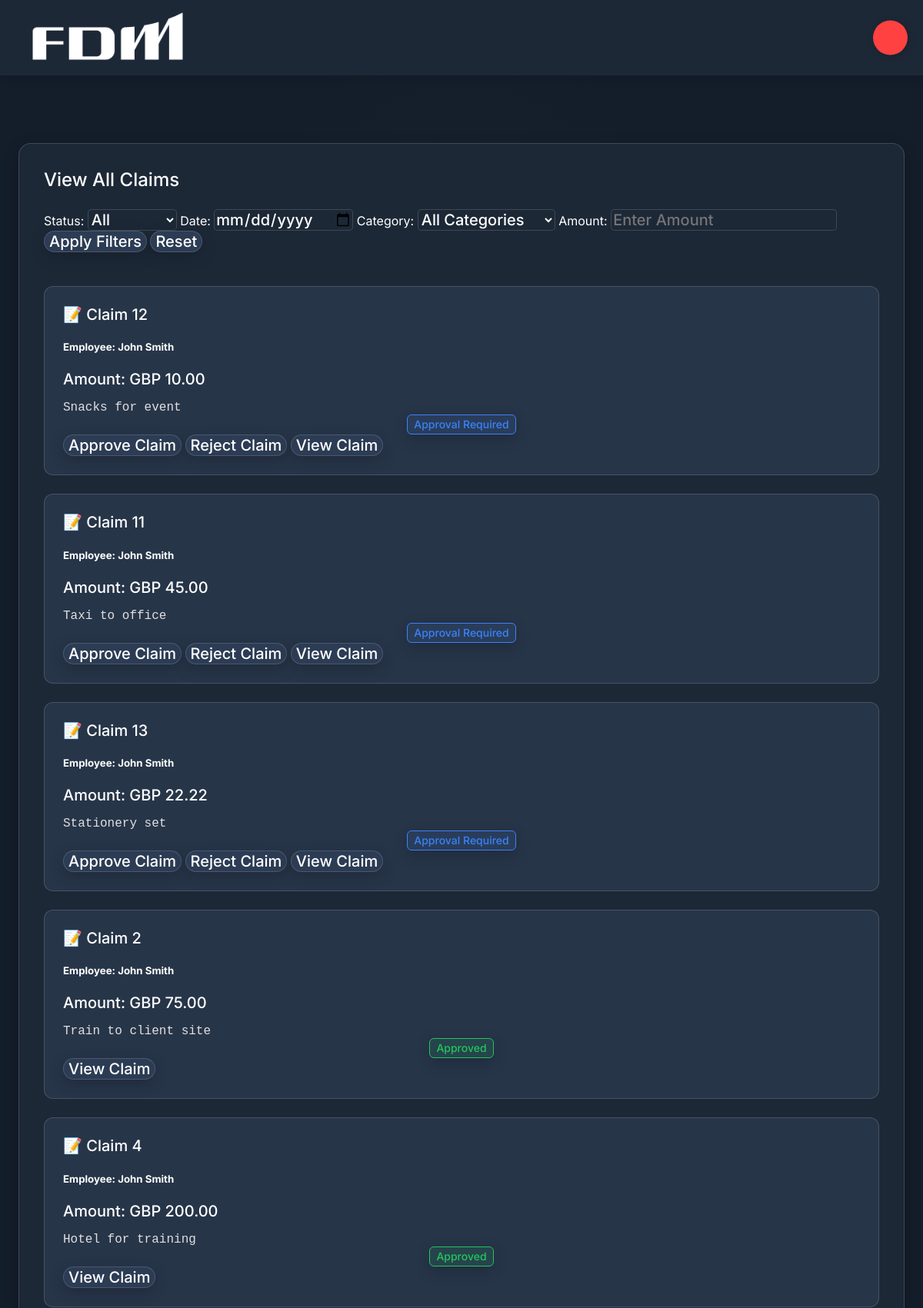
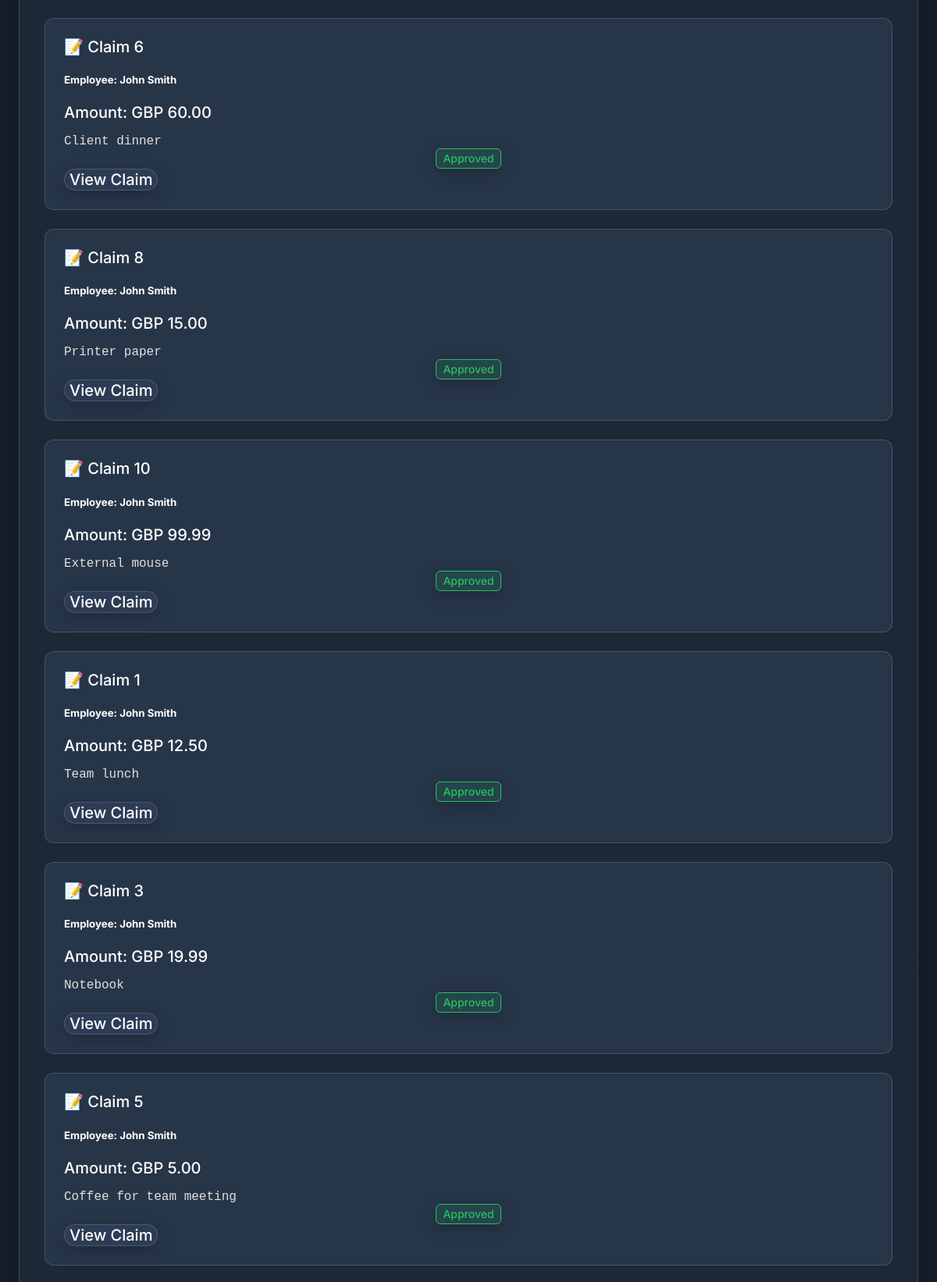
The page /php/manager_dashboard.php (signed in, upper part) on the database its author committed (2 pictures, top to bottom).
### tables this page shows
CREATE TABLE `expense_claims` (
  `claimId` int(11) NOT NULL,
  `employeeId` int(11) NOT NULL,
  `amount` decimal(10,2) NOT NULL,
  `description` varchar(255) NOT NULL,
  `category` varchar(50) NOT NULL,
  `status` enum('Pending','Approved','Rejected','Reimbursed') DEFAULT 'Pending',
  `date` timestamp NOT NULL DEFAULT current_timestamp(),
  `evidenceFile` varchar(255) NOT NULL,
  `receipt` varchar(255) NOT NULL,
  `currency` varchar(5) DEFAULT NULL
);

CREATE TABLE `employees` (
  `employeeId` int(11) NOT NULL,
  `firstName` varchar(50) NOT NULL,
  `lastName` varchar(50) NOT NULL,
  `email` varchar(100) NOT NULL,
  `role` enum('Employee','Manager','Admin','Finance') NOT NULL DEFAULT 'Employee',
  `username` varchar(50) NOT NULL,
  `passwordHash` varchar(255) NOT NULL,
  `manager` int(11) DEFAULT NULL,
  `loggedIn` date DEFAULT current_timestamp(),
  `created_at` timestamp NOT NULL DEFAULT current_timestamp()
);

### php/manager_dashboard.php (the view, shortened to what this page needs)
<?php
$conn = DatabaseManager::getInstance()->getConnection();
$sql = "SELECT expense_claims.*, employees.firstName, employees.lastName
        FROM expense_claims
        INNER JOIN employees ON expense_claims.employeeId = employees.employeeId
        WHERE employees.manager = :managerId
        AND expense_claims.status IN ('Pending', 'Approved', 'Rejected')";
$params = [':managerId' => $_SESSION['employeeId']];
$sql .= " ORDER BY expense_claims.status ASC";
$stmt = $conn->prepare($sql);
$stmt->execute($params);
$claims = $stmt->fetchAll(PDO::FETCH_ASSOC);
?>
<!DOCTYPE html>
    <link rel="stylesheet" href="../css/style.css">
</head>
<body>
<div class="container">
    <nav class="navbar">
        <a href="#"><img class="logo" src="../images/FDM_Group_Logo_White.png" width="200" alt="FDM Logo"></a>
        <div class="nav-links">
            <form method="POST" action="../php/logout.php" style="display: inline;">
                <button class="Btn" type="submit">
                    <div class="sign">
                        <svg viewBox="0 0 512 512"><path d="..."></path></svg>
                    </div>
                </button>
            </form>
        </div>
    </nav>
    <br>
    <section class="weather-map">
        <h3>View All Claims</h3>
        <form method="GET">
            <label for="status">Status:</label>
            <select id="filter-select" name="status" id="status">
                <option value="">All</option>
            </select>
            <label for="date">Date:</label>
            <input id="filter-date" type="date" name="date" value="<?= htmlspecialchars($_GET['date'] ?? '') ?>">
            <label for="category">Category:</label>
            <select id="filter-select" name="category">
                    <option value="">All Categories</option>
                </select>
            <label for="amount">Amount:</label>
            <input id="filter-text" type="number" step="0.01" name="amount" value="<?= $_GET['amount'] ?? '' ?>" placeholder="Enter Amount">
            <button type="submit">Apply Filters</button>
            <a href="manager_dashboard.php"><button type="button">Reset</button></a>
        </form>
        <br>
        <?php if ($claims): ?>
            <?php foreach ($claims as $claim): ?>
                <div class="report">
                    <h4>📝 Claim <?= $claim['claimId'] ?></h4>
                    <h5>Employee: <?= $claim['firstName'] . ' ' . $claim['lastName'] ?></h5>
                    <h4>Amount: <?= $claim['currency'] . ' ' . $claim['amount'] ?></h4>
                    <p><?= $claim['description'] ?></p>
                    <?php if ($claim['status'] == 'Pending') { ?>
                            <div class='badges'>
                                <button class='blue'>Approval Required</button>
                            </div>
                            <form method='POST' action='../php/process_claim.php' style='display: inline;'>
                                <button type='submit' class='confirm-button' data-action='approve'>Approve Claim</button>
                            </form>
                            <form method='POST' action='../php/process_claim.php' style='display: inline;'>
                                <button type='submit' class='confirm-button' data-action='reject'>Reject Claim</button>
                            </form>
                            <button onclick="window.location.href='view_claim.php?id=<?php echo $claim['claimId']; ?>'">View Claim</button>
                        <?php } else if ($claim['status'] == 'Rejected') { ?>
                            <div class='badges'>
                                <button class='red'>Rejected</button>
                            </div>
                            <button onclick="window.location.href='view_claim.php?id=<?php echo $claim['claimId']; ?>'">View Claim</button>
                        <?php } else if ($claim['status'] == 'Approved') { ?>
                            <div class='badges'>
                                <button class='green'>Approved</button>
                            </div>
                            <button onclick="window.location.href='view_claim.php?id=<?php echo $claim['claimId']; ?>'">View Claim</button>
                        <?php } ?>
                        </div>
                            <?php endforeach; ?>
                        <?php else: ?>
                            <p>No claims found.</p>
                        <?php endif; ?>
    </section>
</div>
</body>
</html>

### css/style.css (style rules this page uses)
body { background-color: #121826; color: #ffffff; font-family: 'Inter', sans-serif; margin: 0; padding: 0; background: radial-gradient(50% 50% at 50% 50%, #253244 0%, #141D2A 100%); min-height: 100vh; }
.container { display: grid; grid-template-columns: repeat(12, 1fr); gap: 24px; padding: 24px; margin-top: 98px; max-width: 1440px; margin-left: auto; margin-right: auto; }
.navbar { width: 100%; height: 98px; background: #1D2837; display: flex; align-items: center; padding: 0 40px; position: fixed; top: 0; left: 0; right: 0; z-index: 10; box-shadow: 0px 4px 12px rgba(0, 0, 0, 0.1); }
.navbar .logo { color: #FFF; font-size: 24px; font-weight: 700; }
button { color: #FFF; font-family: Inter; font-size: 20px; font-weight: 500; cursor: pointer; border-radius: 16px; border: 1px solid rgba(255, 255, 255, 0.15); background: #2C3C54; box-shadow: 0px 6px 20px rgba(0, 0, 0, 0.2); }
.badges { display: flex; flex-direction: column; gap: 1rem; align-items: center; flex-wrap: wrap; justify-content: center; }
.badges > button { font-size: 0.875rem; line-height: 1.25rem; padding: 2px .5rem; cursor: pointer; border: none; border-radius: 0.375rem; outline: none; }
.badges .green { background-color: rgba(34, 197, 94, 0.10); color: rgb(34 197 94); border: 1px rgb(34 197 94) solid; }
.badges .blue { background-color: rgba(59, 130, 246, 0.10); color: rgb(59 130 246); border: 1px rgb(59 130 246) solid; }
.weather-map, .active-alerts { grid-column: span 12; border-radius: 16px; border: 1px solid rgba(255, 255, 255, 0.15); background: #1D2837; padding: 32px; box-shadow: 0px 6px 20px rgba(0, 0, 0, 0.2); }
.weather-map h3, .active-alerts h3 { margin: 0 0 24px 0; font-size: 24px; font-weight: 500; }
.report { border-radius: 12px; border: 1px solid rgba(255, 255, 255, 0.15); background: #273549; padding: 24px; margin-top: 24px; }
.report h4 { margin: 0 0 16px 0; font-size: 20px; font-weight: 500; }
.report p { font-family: monospace; font-size: 16px; margin: 0; color: #e0e0e0; }
.Btn { display: flex; align-items: center; justify-content: center; width: 45px; height: 45px; border: none; border-radius: 50%; cursor: pointer; position: relative; overflow: hidden; transition: width 0.3s, border-radius 0.3s, justify-content 0.3s; box-shadow: 2px 2px 10px rgba(0, 0, 0, 0.199); background-color: rgb(255, 65, 65); padding: 0 8px; position: fixed; right: 20px; transform: translateY(-50%); }
.sign { display: flex; align-items: center; justify-content: center; transition: transform 0.3s; }
.sign svg { width: 17px; }
#filter-text { background-color: #1D2837; border: 1px solid rgba(255, 255, 255, 0.15); border-radius: 5px; color: #FFF; font-family: Inter; font-size: 20px; font-weight: 500; }
#filter-select { background-color: #1D2837; border: 1px solid rgba(255, 255, 255, 0.15); border-radius: 5px; color: #FFF; font-family: Inter; font-size: 20px; font-weight: 500; }
#filter-date { background-color: #1D2837; border: 1px solid rgba(255, 255, 255, 0.15); border-radius: 5px; color: #FFF; font-family: Inter; font-size: 20px; font-weight: 500; }

### rows shown on the page
expense_claims: claimId "12", employeeId.firstName "John", employeeId.lastName "Smith", currency "GBP", amount "10.00", description "Snacks for event"
expense_claims: claimId "11", employeeId.firstName "John", employeeId.lastName "Smith", currency "GBP", amount "45.00", description "Taxi to office"
expense_claims: claimId "13", employeeId.firstName "John", employeeId.lastName "Smith", currency "GBP", amount "22.22", description "Stationery set"
expense_claims: claimId "2", employeeId.firstName "John", employeeId.lastName "Smith", currency "GBP", amount "75.00", description "Train to client site"
expense_claims: claimId "4", employeeId.firstName "John", employeeId.lastName "Smith", currency "GBP", amount "200.00", description "Hotel for training"
expense_claims: claimId "6", employeeId.firstName "John", employeeId.lastName "Smith", currency "GBP", amount "60.00", description "Client dinner"
expense_claims: claimId "8", employeeId.firstName "John", employeeId.lastName "Smith", currency "GBP", amount "15.00", description "Printer paper"
expense_claims: claimId "10", employeeId.firstName "John", employeeId.lastName "Smith", currency "GBP", amount "99.99", description "External mouse"
expense_claims: claimId "1", employeeId.firstName "John", employeeId.lastName "Smith", currency "GBP", amount "12.50", description "Team lunch"
expense_claims: claimId "3", employeeId.firstName "John", employeeId.lastName "Smith", currency "GBP", amount "19.99", description "Notebook"
expense_claims: claimId "5", employeeId.firstName "John", employeeId.lastName "Smith", currency "GBP", amount "5.00", description "Coffee for team meeting"
